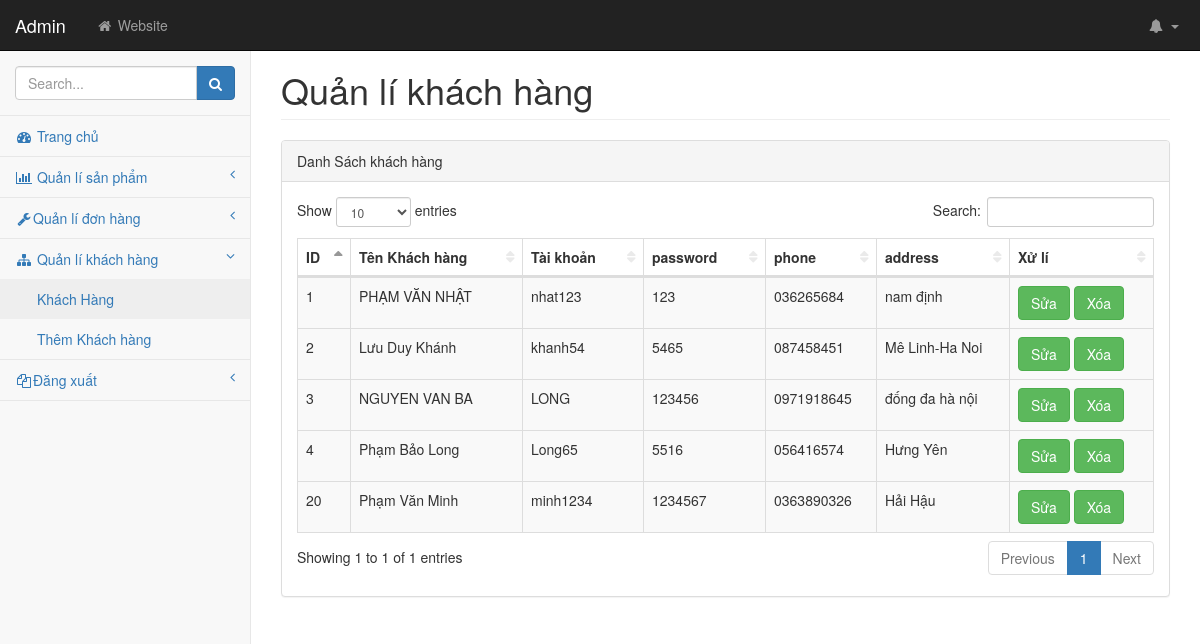
/pages/tablekh.php, run on the app's committed database.
### tables this page shows
CREATE TABLE `khachhang` (
  `idkh` int(50) NOT NULL,
  `tenkh` varchar(50) NOT NULL,
  `tk` varchar(50) NOT NULL,
  `password` varchar(50) NOT NULL,
  `phone` varchar(50) NOT NULL,
  `address` varchar(100) NOT NULL
);

### pages/tablekh.php (the view, shortened to what this page needs)
<!DOCTYPE html>
<html lang="en">
<head>
    <link href="../css/bootstrap.min.css" rel="stylesheet">
    <link href="../css/metisMenu.min.css" rel="stylesheet">
    <link href="../css/dataTables/dataTables.bootstrap.css" rel="stylesheet">
    <link href="../css/dataTables/dataTables.responsive.css" rel="stylesheet">
    <link href="../css/startmin.css" rel="stylesheet">
    <link href="../css/font-awesome.min.css" rel="stylesheet" type="text/css">
</head>
<body>
    <div id="wrapper">
        <nav class="navbar navbar-inverse navbar-fixed-top" role="navigation">
            <div class="navbar-header">
                <a class="navbar-brand" href="index.php">Admin</a>
            </div>
            <ul class="nav navbar-nav navbar-left navbar-top-links">
                <li><a href="#"><i class="fa fa-home fa-fw"></i> Website</a></li>
            </ul>
            <ul class="nav navbar-right navbar-top-links">
                <li class="dropdown navbar-inverse">
                    <a class="dropdown-toggle" data-toggle="dropdown" href="#">
                        <i class="fa fa-bell fa-fw"></i> <b class="caret"></b>
                    </a>
                </li>
            </ul>
            <div class="navbar-default sidebar" role="navigation">
                <div class="sidebar-nav navbar-collapse">
                    <ul class="nav" id="side-menu">
                        <li class="sidebar-search">
                            <div class="input-group custom-search-form">
                                <input type="text" class="form-control" placeholder="Search...">
                                <span class="input-group-btn">
                                    <button class="btn btn-primary" type="button">
                                        <i class="fa fa-search"></i>
                                    </button>
                                </span>
                            </div>
                        </li>
                        <li>
                            <a href="index.php"><i class="fa fa-dashboard fa-fw"></i> Trang chủ</a>
                        </li>
                        <li>
                            <a href="tables.php"><i class="fa fa-bar-chart-o fa-fw"></i> Quản lí sản phẩm<span
                                    class="fa arrow"></span></a>
                        </li>
                        <li>
                            <a href="donhang.php"><i class="fa fa-wrench fa-fw"></i>Quản lí đơn hàng <span
                                    class="fa arrow"></span></a>
                        </li>
                        <li>
                            <a href="#"><i class="fa fa-sitemap fa-fw"></i> Quản lí khách hàng<span
                                    class="fa arrow"></span></a>
                            <ul class="nav nav-second-level">
                                <li>
                                    <a href="tablekh.php">Khách Hàng</a>
                                </li>
                                <li>
                                    <a href="themkh.php">Thêm Khách hàng </a>
                                </li>
                            </ul>
                        </li>
                        <li>
                            <a href="#"><i class="fa fa-files-o fa-fw"></i>Đăng xuất<span class="fa arrow"></span></a>
                        </li>
                    </ul>
                </div>
            </div>
        </nav>
        <div id="page-wrapper">
            <div class="container-fluid">
                <div class="row">
                    <div class="col-lg-12">
                        <h1 class="page-header">Quản lí khách hàng</h1>
                    </div>
                </div>
                <div class="row">
                    <div class="col-lg-12">
                        <div class="panel panel-default">
                            <div class="panel-heading">
                                Danh Sách khách hàng
                            </div>
                            <div class="panel-body">
                                <div class="table-responsive">
                                    <?php
                                        $conn = new mysqli('localhost','root','','webnc');
                                        $sql = "SELECT * FROM khachhang";
                                        $result = mysqli_query($conn,$sql);
                                        if(mysqli_num_rows($result) > 0){
                                         echo" <table class='table table-striped table-bordered table-hover' id='dataTables-example'>";
                                    echo" <thead>";
                                             echo"<tr>";
                                                echo"<th style='width: 10px;'>ID  </th>";
                                                echo"<th> Tên Khách hàng </th>";
                                                echo"<th> Tài khoản </th>";
                                                echo "<th>password</th>";
                                                echo"<th>phone</th>";
                                                echo"<th>address</th>";
                                                echo"<th>Xử lí</th>";
                                                echo"</tr>";
                                         echo "</thead>";
                                         echo"<tbody>";
                                         while($row = mysqli_fetch_assoc($result)){
                                            $idkh = $row['idkh'];
                                            $tenkh = $row['tenkh'];
                                            $tk = $row['tk'];
                                            $password= $row['password'];
                                            $phone = $row['phone'];
                                            $address = $row['address'];
                                             echo"<tr class='odd gradeX'>";
                                                 echo"<td> $idkh</td>";
                                                 echo"<td>$tenkh</td>";
                                                 echo"<td>$tk</td>";
                                                 echo"<td>$password</td>";
                                                 echo"<td>$phone</td>";
                                                 echo"<td>$address</td>";
                                                 echo"<td> <a href ='updatekh.php?idkh=$idkh'> <button name='update' value ='update' class ='btn btn-success' type='button'>Sửa</button></a>
                                                    <a  href='deletekh.php?idkh=$idkh'><button name='button'class ='btn btn-success' type='button'>Xóa</button>
                                                 </td>";
                                             echo"</tr> ";
                                             echo"</tbody>";
                                         }
                                        }
                                        else{
                                            echo'ko co ban ghi nao';
                                          }
                                     echo"</table>";
                                       ?>
                                </div>
                            </div>
                        </div>
                    </div>
                </div>
            </div>
        </div>
    </div>
</body>
</html>

### css/startmin.css (style rules this page uses)
body { background-color: #f8f8f8; }
#wrapper { width: 100%; }
#page-wrapper { padding-top: 30px; min-height: 568px; background-color: #fff; }
@media (min-width:768px) { #page-wrapper { position: inherit; margin-left: 250px; padding: 30px 15px 0 15px; border-left: 1px solid #e7e7e7; } }
.navbar-header { float: left; }
.navbar-left { float: left; }
.navbar-right { text-align: right; }
.navbar-top-links { margin: 0; }
.navbar-top-links li { display: inline-block; }
.navbar-top-links li:last-child { margin-right: 6px; }
.navbar-top-links li a { padding: 15px; min-height: 50px; }
.navbar-top-links>li>a { color: #999; }
.sidebar .sidebar-nav.navbar-collapse { padding-right: 0; padding-left: 0; }
.sidebar .sidebar-search { padding: 15px; }
.sidebar ul li { border-bottom: 1px solid #e7e7e7; }
.sidebar ul li a.active { background-color: #eee; }
.sidebar .arrow { float: right; }
.sidebar .fa.arrow:before { content: "\f104"; }
.sidebar .active>a>.fa.arrow:before { content: "\f107"; }
.sidebar .nav-second-level li, .sidebar .nav-third-level li { border-bottom: 0!important; }
.sidebar .nav-second-level li a { padding-left: 37px; }
@media (min-width:768px) { .sidebar { z-index: 1; position: absolute; width: 250px; margin-top: 51px; } }
table.dataTable thead .sorting, table.dataTable thead .sorting_asc, table.dataTable thead .sorting_desc, table.dataTable thead .sorting_asc_disabled, table.dataTable thead .sorting_desc_disabled { background: 0 0; }
table.dataTable thead .sorting_asc:after { content: "\f0de"; float: right; font-family: fontawesome; }
table.dataTable thead .sorting:after { content: "\f0dc"; float: right; font-family: fontawesome; color: rgba(50,50,50,.5); }

### data on the page
khachhang: idkh "1", tenkh "PHẠM VĂN NHẬT", tk "nhat123", password "123", phone "036265684", address "nam định"
khachhang: idkh "2", tenkh "Lưu Duy Khánh", tk "khanh54", password "5465", phone "087458451", address "Mê Linh-Ha Noi"
khachhang: idkh "3", tenkh "NGUYEN VAN BA", tk "LONG", password "123456", phone "0971918645", address "đống đa hà nội"
khachhang: idkh "4", tenkh "Phạm Bảo Long", tk "Long65", password "5516", phone "056416574", address "Hưng Yên"
khachhang: idkh "20", tenkh "Phạm Văn Minh", tk "minh1234", password "1234567", phone "0363890326", address "Hải Hậu"
